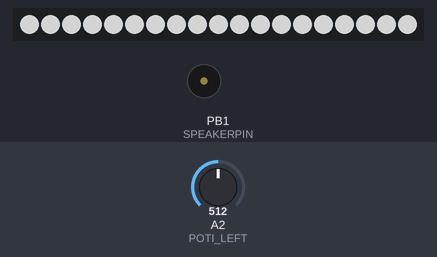
This sketch was run on a simulated ATtiny85, built with avr-gcc and run on an emulated ATtiny85. On the bench: 19 RGB LEDs in strip order, left to right, buzzer (waves = sounding, pin HIGH). The test bench sets the inputs (shaded band); at power-on: A2 (POTI_LEFT) = 512. Dim RGB values are drawn brighter than linear.

Above: at 1.3 s.
1.4 s: A2 (POTI_LEFT) set to 0
At 1.9 s:
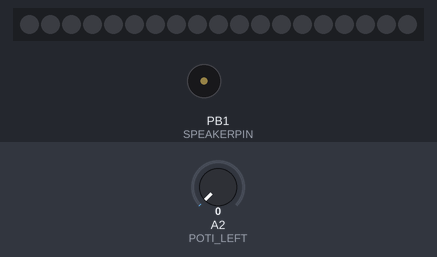
4.5 s: A2 (POTI_LEFT) set to 1023
7.6 s: A2 (POTI_LEFT) set to 0
10.7 s: A2 (POTI_LEFT) set to 900
13.8 s: A2 (POTI_LEFT) set to 122
16.9 s: A2 (POTI_LEFT) set to 180
Timing chart, 0 to 19.9 s (numbered marks = the images above; inputs shaded):
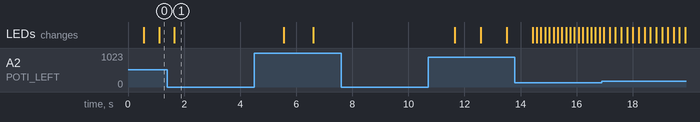

The sketch:

Motococo_lightpaint.ino
```cpp
// (licence header left out)
#include <Adafruit_NeoPixel.h>

#ifdef __AVR__
#include <avr/power.h>
#endif

// hardware description / pin connections
#define SPEAKERPIN      1
#define NEOPIXELPIN     0
#define POTI_LEFT      A2     // MOTOCOCO! Only one pot / sensor
#define BUTTONS_ADC    A3     // MOTOCOCO! Only one button
#define NUMPIXELS      19     // MOTOCOCO! Number of Neopixels vary

// hardware calibration
#define Vbutton_left   380
#define Vcc            37 // 3.7 V for LiPo
#define Vdiv           26 // measure max Voltage on Analog In

Adafruit_NeoPixel pixels = Adafruit_NeoPixel(NUMPIXELS, NEOPIXELPIN, NEO_GRB + NEO_KHZ800);

// variables
uint16_t colorPoti;
byte buttonState1 = LOW;
byte lastButtonState1 = LOW;
byte buttonCount1 = 0;
byte buttonReset1 = 4;

////////////////////////////////////////////////////////////////////////////////////////////////////////////////////////
/* Specific functions of the 8Bit Mixtape NEO
 ___ _____ _ _      _____ _     _                  _____ _____ _____
| . | __  |_| |_   |     |_|_ _| |_ ___ ___ ___   |   | |   __|     |
| . | __ -| |  _|  | | | | |_'_|  _| .'| . | -_|  | | | |   __|  |  |
|___|_____|_|_|    |_|_|_|_|_,_|_| |__,|  _|___|  |_|___|_____|_____|
                                       |_|
========================================================================================================================
   _________
  | 8Bit(x) |   uint8_t   getButton()                       -> 1 left, 2 right, 3 both
  |  o___o  |   uint16_t  analogReadScaled(uint8_t channel) -> scale the adc of the voltage divider to a retur 0..1023
  |__/___\__|   MOTOCOCO!: Only 1 button in Motococo, 2-button code left for compatibility with 8Bitmixtape & Neocococat

//////////////////////////////////////////////////////////////////////////////////////////////////////////////////////*/

uint8_t getButton()
{
  uint8_t button = 0;
  if (analogRead(BUTTONS_ADC) < Vbutton_left) button = 1;

  return button;
}

uint8_t getButtonState()
{
  uint8_t state = 0;
  int x = getButton();

  if (x == 0) {
    buttonState1 = LOW; // high means not pressed
  }
  if (x == 1) buttonState1 = HIGH; // low means pressed

  if (buttonState1 != lastButtonState1 && buttonState1 == LOW) {
    //do this on press of button 1
       buttonCount1++;
       if (buttonCount1 >= buttonReset1) {
        buttonCount1 = 0;
       }
  }
  return state;
}

uint16_t analogReadScaled(uint8_t channel)
{
  uint16_t value = analogRead(channel);
  value = 700 - value;
  return value;
}


////////////////////////////////////////////////////////////////////////////////////////////////////////////////////////
/* Specific functions of the NEO-Pixel Library
 _____ _____ _____        _         _
|   | |   __|     |   ___|_|_ _ ___| |
| | | |   __|  |  |  | . | |_'_| -_| |
|_|___|_____|_____|  |  _|_|_,_|___|_|
                     |_|

========================================================================================================================
   _________
  | NEO(x)  |   void setColorAllPixel(uint32_t color)                   -> Sets all the pixels to the same color
  |  o___o  |   void displayBinrayValue(uint16_t value, uint32_t color) -> displays binary number
  |__/___\__|   uint32_t Wheel(byte WheelPos)                           -> Input a value 0 to 255 to get a color value.
                                                                        The colours are a transition r - g - b - back to r.
                void rainbowCycle(uint8_t wait, uint8_t rounds)         -> makes a Rainbow :-)

//////////////////////////////////////////////////////////////////////////////////////////////////////////////////////*/

void setColorAllPixel(uint32_t color)
{
  uint8_t n;
  for (n = 0; n < NUMPIXELS; n++)
  {
    pixels.setPixelColor(n, color);
  }
}

void displayBinrayValue(uint16_t value, uint32_t color)
{
  uint8_t n;
  for (n = 0; n < NUMPIXELS; n++)
  {
    if (value & (1 << n)) pixels.setPixelColor(n, color);
    //else pixels.setPixelColor(n,0); // off
  }
}

uint32_t Wheel(byte WheelPos) {
  WheelPos = 255 - WheelPos;
  if (WheelPos < 85) {
    return pixels.Color(255 - WheelPos * 3, 0, WheelPos * 3);
  }
  if (WheelPos < 170) {
    WheelPos -= 85;
    return pixels.Color(0, WheelPos * 3, 255 - WheelPos * 3);
  }
  WheelPos -= 170;
  return pixels.Color(WheelPos * 3, 255 - WheelPos * 3, 0);
}

void rainbowCycle(uint8_t wait) {
  uint16_t i, j;

  for(j=0; j<256*5; j++) { // 5 cycles of all colors on wheel
    for(i=0; i< pixels.numPixels(); i++) {
      pixels.setPixelColor(i, Wheel(((i * 256 / pixels.numPixels()) + j) & 255));
    }
    pixels.show();
    delay(wait);
  }
}

void rainbow(uint8_t wait) {
  uint16_t i, j;

  for(j=0; j<256; j++) {
    for(i=0; i<pixels.numPixels(); i++) {
      pixels.setPixelColor(i, Wheel((i+j) & 255));
    }
    pixels.show();
    delay(wait);
  }
}

void colorWipe(uint32_t c, uint8_t wait) {
  for(uint16_t i=0; i<pixels.numPixels(); i++) {
    pixels.setPixelColor(i, c);
    pixels.show();
    delay(wait);
  }
}

//Theatre-style crawling lights.
void theaterChase(uint32_t c, uint8_t wait) {
  for (int j=0; j<10; j++) {  //do 10 cycles of chasing
    for (int q=0; q < 3; q++) {
      for (uint16_t i=0; i < pixels.numPixels(); i=i+3) {
        pixels.setPixelColor(i+q, c);    //turn every third pixel on
      }
      pixels.show();

      delay(wait);

      for (uint16_t i=0; i < pixels.numPixels(); i=i+3) {
        pixels.setPixelColor(i+q, 0);        //turn every third pixel off
      }
    }
  }
}

void setOffOnePixel(uint8_t pixNum){
  pixels.setPixelColor(pixNum, pixels.Color(0, 0, 0));
}


////////////////////////////////////////////////////////////////////////////////////////////////////////////////////////
/* the setup routine runs once when you start the Motococo or press reset
========================================================================================================================
   _________            _
  | setup() |   ___ ___| |_ _ _ _ _
  |  o___o  |  |_ -| -_|  _| | | . |
  |__/___\__|  |___|___|_| |___|  _|
                               |_|
//////////////////////////////////////////////////////////////////////////////////////////////////////////////////////*/

void setup()
{
#if defined (__AVR_ATtiny85__)
  if (F_CPU == 16000000) clock_prescale_set(clock_div_1);
#endif

  pixels.begin(); // This initializes the NeoPixel library.
  pixels.setBrightness(128);       // Neopixel brightness (255 = max)
  pinMode(SPEAKERPIN, OUTPUT);

}

////////////////////////////////////////////////////////////////////////////////////////////////////////////////////////
/* The main loop to put all your code
========================================================================================================================
   _________    _
  | loop()  |  | |___ ___ ___
  |  o___o  |  | | . | . | . |
  |__/___\__|  |_|___|___|  _|
                         |_|
//////////////////////////////////////////////////////////////////////////////////////////////////////////////////////*/

void loop()
{


  for(uint16_t i=0; i<pixels.numPixels(); i++) {
    pixels.setPixelColor(i, pixels.Color(255, 255, 255));
    pixels.setPixelColor(19, pixels.Color(255, 0, 0));
    pixels.show();
  }
  delay(analogRead(POTI_LEFT));

  for(uint16_t i=0; i<pixels.numPixels(); i++) {
    pixels.setPixelColor(i, pixels.Color(0, 0, 0));
    pixels.setPixelColor(19, pixels.Color(0, 0, 0));
    pixels.show();
  }
  delay(analogRead(POTI_LEFT));

  //colorWipe(pixels.Color(0, 0, 0), 20);

  //rainbowCycle(1);
  //theaterChase(pixels.Color(255, 0, 0), 50);
  //colorWipe(pixels.Color(0, 255, 0), 50);

  //if(analogRead(POTI_LEFT) > 400) {
  //  theaterChase(pixels.Color(255, 255, 255), 50);
  //}

  //if(random(255) > 253) {
  //  rainbowCycle(1);
  //}
}
```

Measured:
- after the input at 7.6 s, every drawn part: stays the same
